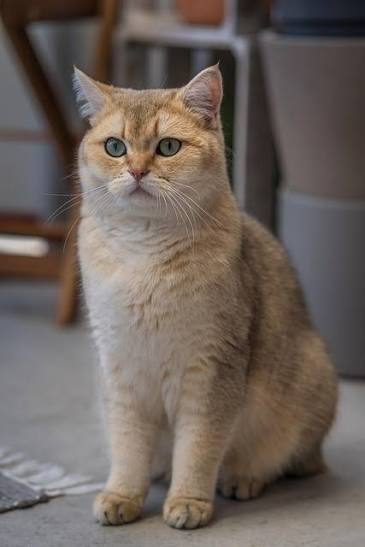
#> input picture photos/cat.jpeg, 365 x 547 px, found by its file name
$ python basic.py
#> lines starting #> are read from the running program, lines starting #| are printed output that depends on the picture; after the words box and inside, x2 and y2 are one past the last pixel; in counts of white or black regions, pixels touching at a corner belong together
import cv2 as cv

img = cv.imread(r"C:\Users\Myco\Downloads\ML\photos\cat.jpeg")
#> img is the input picture: shape (547, 365, 3); mean B, G, R 91.8, 98.2, 108.9
cv.imshow("cat", img)

#converting a image to grayscale
gray = cv.cvtColor(img, cv.COLOR_BGR2GRAY)
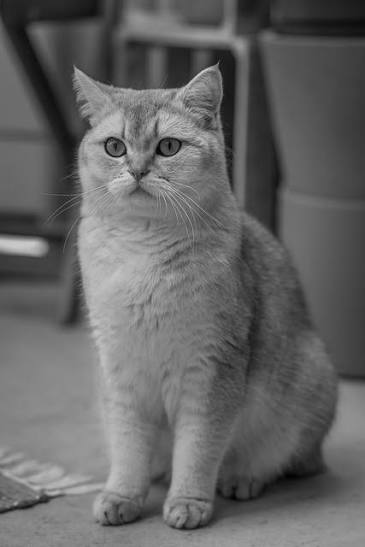
#> gray: shape (547, 365); min 0, max 216, mean 100.7
cv.imshow("Gray", gray)

#Blur a image (reduces a noice)
#BORDER_DEFAULT uses reflection to handle missing pixels at image boundaries, helping produce a smooth blur near the edges.

blur = cv.GaussianBlur(img, (7,7), cv.BORDER_DEFAULT) #(7,7) is the kernel size, has to be odd
cv.imshow("Blur", blur)


#edge cascade (detects the edges in a image)
canny = cv.Canny(blur, 125, 175) #125 is the lower threshold n 175 is the upper threshold
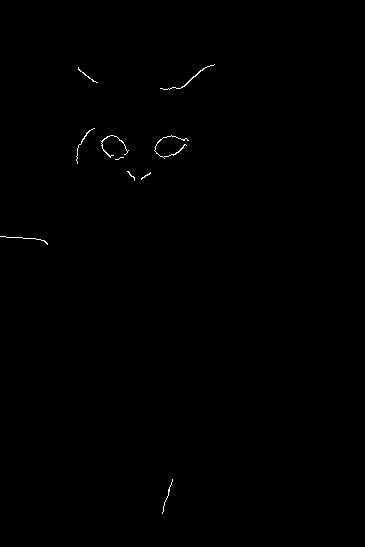
#> canny: shape (547, 365); 0.22% white in thin lines or dots, all inside (x1, y1, x2, y2) = (0, 64, 215, 514)
cv.imshow("Canny", canny)

# Dilating the image (increases the white region in the image or increases the size of foreground object)
dilated = cv.dilate(canny, (7,7), iterations=3) #iterations is the no of times the dilation is applied
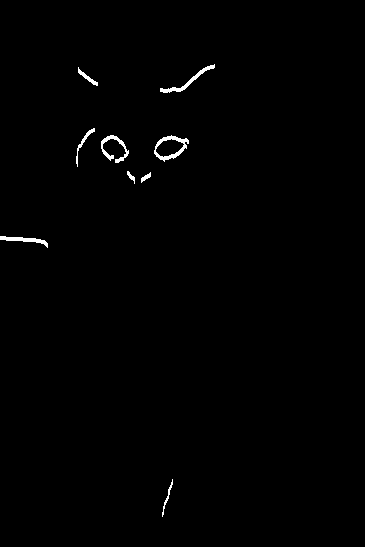
#> dilated: shape (547, 365); 0.66% white; 9 white regions, largest, box (x1, y1, x2, y2) and area: (154, 135, 189, 162) 291, (160, 64, 215, 93) 239, (101, 135, 129, 163) 236
cv.imshow("Dilated", dilated)

#eroding the image (opposite of dilation, reduces the white region in the image or reduces the size of foreground object)
eroded = cv.erode(dilated, (7,7), iterations=3) #iterations is the no of times the erosion is applied
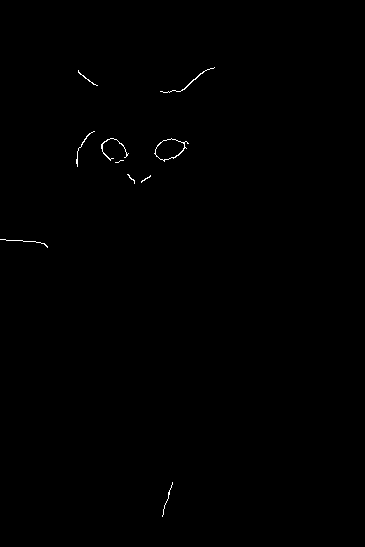
#> eroded: shape (547, 365); 0.23% white in thin lines or dots, all inside (x1, y1, x2, y2) = (0, 67, 215, 517)
cv.imshow("Eroded", eroded)


#Resize
resized = cv.resize(img, (500,500), interpolation=cv.INTER_CUBIC) #interpolation is used to resize the image
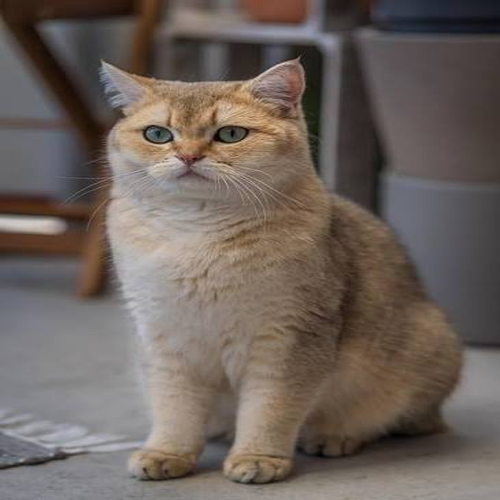
#> resized: shape (500, 500, 3); mean B, G, R 91.8, 98.2, 108.9
cv.imshow("Resized", resized)

#cropping (selecting a region of interest)
crop = img[50:200, 200:400] #rows, columns
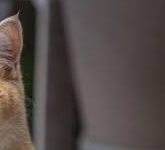
#> crop: shape (150, 165, 3); mean B, G, R 71.1, 74.4, 84.1
cv.imshow("Cropped", crop)

cv.waitKey(0)
